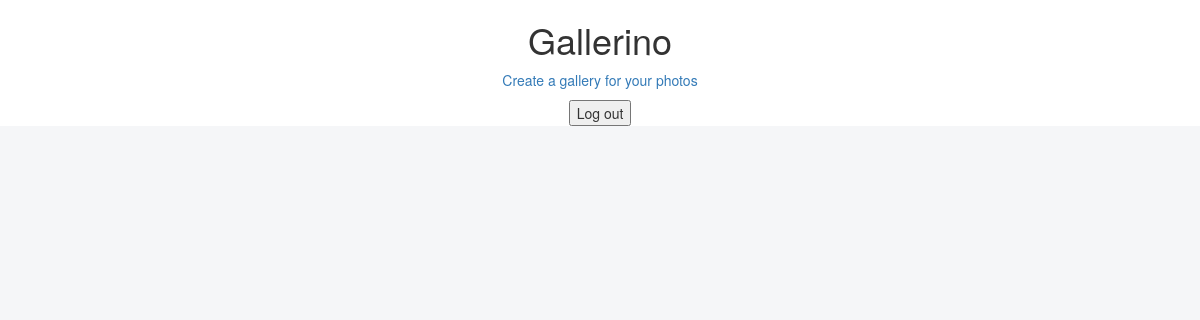
Page /gallerino/ (signed in) on the earlier database version.
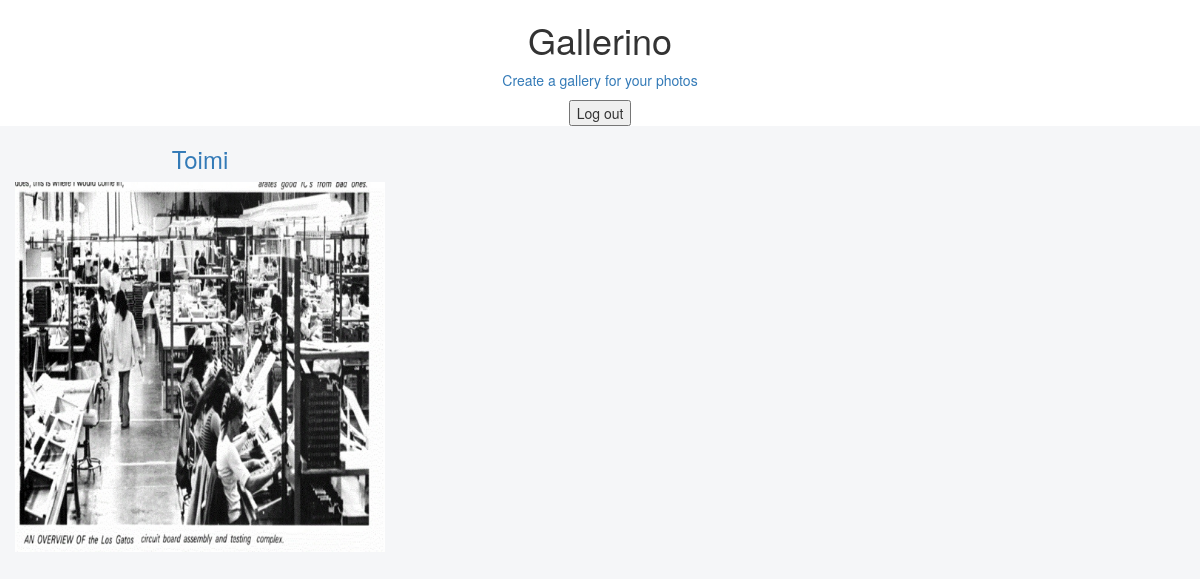
Same page on the later database version.
### gallerino/models.py (models this page shows)
class Gallery (models.Model):
    title = models.CharField(max_length=60, default='My Gallery')
    description = models.CharField(max_length=200)
    user = models.ForeignKey(User, on_delete=models.CASCADE, default=1)
    thumbnail = models.ImageField(upload_to='images/', default='gallerino_thumbnail_placeholder.png')
    pub_date = models.DateTimeField('Date published', auto_now_add=True)
    mod_date = models.DateTimeField('Date modified', auto_now=True)
    placeholder = models.BooleanField(default=True)

### gallerino/views.py (the view)
# urls.py: path('', display_galleries, name = 'display_galleries'),
@login_required
def display_galleries(request):
    if request.method == "GET":
        galleries = Gallery.objects.filter(user = request.user)
        return render(request, 'gallerino/index.html', {'galleries': galleries})

### gallerino/templates/gallerino/index.html (shortened to what this page needs)
{% load static %}
<!DOCTYPE html>
<html lang="en">
    <head>
        <link rel="stylesheet" href="https://maxcdn.bootstrapcdn.com/bootstrap/3.3.7/css/bootstrap.min.css">
    </head>
    <body>
        <div class="col-md-12">
            <h1>Gallerino</h1>
            <p><a href="{% url 'gallerino:create_gallery' %}">Create a gallery for your photos</a></p>
            <form method="post" action="{% url 'logout' %}">
                <button type="submit">Log out</button>
            </form>
        </div>
        {% for gallery in galleries %}
        <div class="col-md-4">
            <a href="{% url 'gallerino:display_images' gallery_id=gallery.id %}">
            <h3>{{ gallery.title }}</h3>
            <img src="{{ gallery.thumbnail.url }}" class="img-responsive" style="width: 100%; float: left; margin-right: 10px;" />
            </a>
        </div>
        {% endfor %}
    </body>
</html>

Differences in the rows shown:
added Gallery: title "Toimi", thumbnail (picture)
